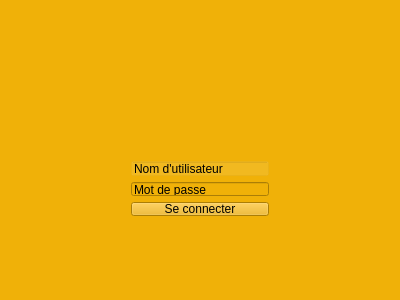
<?xml version="1.0" encoding="UTF-8"?>
<ui version="4.0">
 <class>connectionWidget</class>
 <widget class="QWidget" name="connectionWidget">
  <property name="geometry">
   <rect>
    <x>0</x>
    <y>0</y>
    <width>400</width>
    <height>300</height>
   </rect>
  </property>
  <property name="windowTitle">
   <string>connectionWidget</string>
  </property>
  <property name="styleSheet">
   <string notr="true">background-color:rgb(240, 177, 8);</string>
  </property>
  <widget class="QWidget" name="verticalLayoutWidget">
   <property name="geometry">
    <rect>
     <x>120</x>
     <y>150</y>
     <width>160</width>
     <height>77</height>
    </rect>
   </property>
   <layout class="QVBoxLayout" name="verticalLayout">
    <item>
     <widget class="QLineEdit" name="usernameLE">
      <property name="styleSheet">
       <string notr="true">background-color:rgba(255,255, 255, 0.10);
</string>
      </property>
      <property name="text">
       <string>Nom d'utilisateur</string>
      </property>
     </widget>
    </item>
    <item>
     <widget class="QLineEdit" name="passwordLE">
      <property name="text">
       <string>Mot de passe</string>
      </property>
     </widget>
    </item>
    <item>
     <widget class="QPushButton" name="connectionBtn">
      <property name="styleSheet">
       <string notr="true"/>
      </property>
      <property name="text">
       <string>Se connecter</string>
      </property>
     </widget>
    </item>
   </layout>
  </widget>
  <widget class="QLabel" name="logoLbl">
   <property name="geometry">
    <rect>
     <x>70</x>
     <y>20</y>
     <width>271</width>
     <height>111</height>
    </rect>
   </property>
   <property name="text">
    <string/>
   </property>
   <property name="pixmap">
    <pixmap resource="babelgui.qrc">:/babelGUI/Resources/babelLogo.png</pixmap>
   </property>
  </widget>
 </widget>
 <layoutdefault spacing="6" margin="11"/>
 <resources>
  <include location="babelgui.qrc"/>
 </resources>
 <connections/>
</ui>
